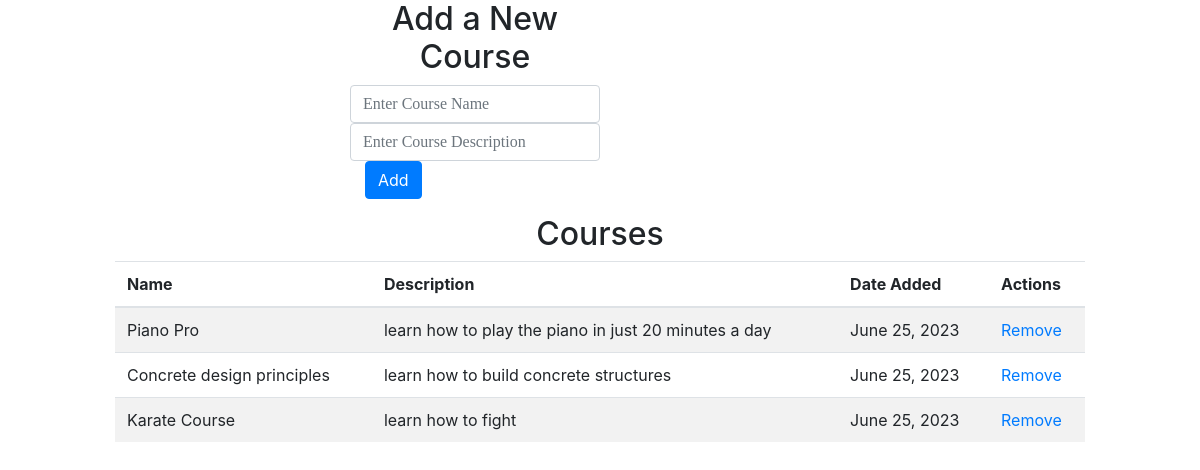
The page / on the database its author committed.
### courses_app/models.py (models this page shows)
class Course(models.Model):
    name = models.CharField(max_length=50)
    description = models.CharField(max_length=50)
    date_added = models.DateField(default=datetime.datetime.now)
    objects = CourseManager()

### courses_app/views.py (the view)
# urls.py: 2. Add a URL to urlpatterns:  path('', views.home, name='home')
def home(request):
    data = dict(
        courses = Course.objects.all(),
    )
    return render(request, 'home.html', context=data)

### courses_app/templates/home.html (shortened to what this page needs)
<html>
<head>
    <link rel="stylesheet" href="https://cdn.jsdelivr.net/npm/bootstrap@4.6.0/dist/css/bootstrap.min.css"
>
</head>
<body>
    <div class="container">
        <div class="row">
            <div class="col-md-6">
                <h2 class="text-center"> Add a New Course</h2>
                <form action="{% url 'add_course' %}" method="POST">
                    <div class="row"> <input type="text" class="form-control" name="name"
                            placeholder="Enter Course Name" style="font-family: Comic Sans;">
                    </div>
                    <div class="row"> <input type="text" class="form-control" name="description"
                            placeholder="Enter Course Description" style="font-family: Comic Sans;">
                    </div>
                    <input type="submit" class="btn btn-primary" value="Add">
                </form>
            </div>
        </div>
    </div>
    <h2 class="text-center"> Courses</h2>
    <div class="container">
        <table class="table table-striped">
            <thead>
                <th>Name</th>
                <th>Description</th>
                <th>Date Added</th>
                <th>Actions</th>
            </thead>
            <tbody>
                {% for course in courses %}
                <tr>
                    <td>{{ course.name }}</td>
                    <td>{{ course.description }}</td>
                    <td>{{ course.date_added }}</td>
                    <td><a href="{% url 'view_course' id=course.id %}"> Remove </a></td>
                </tr>
                {% endfor %}
            </tbody>
        </table>
    </div>
</body>
</html>

### courses_app/templates/home.html (style rules this page uses)
.container { display: flex; justify-content: center; width: 1000px; }
.col-md-6 { width: 500px; justify-content: center; }

### rows shown on the page
Course: name "Piano Pro", description "learn how to play the piano in just 20 minutes a day", date_added "June 25, 2023"
Course: name "Concrete design principles", description "learn how to build concrete structures", date_added "June 25, 2023"
Course: name "Karate Course", description "learn how to fight", date_added "June 25, 2023"
